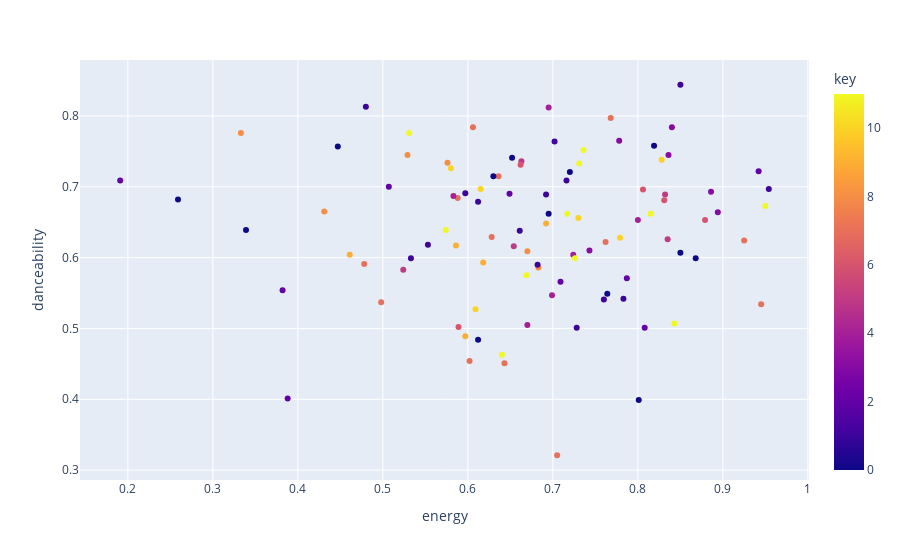

Notebook code cell kept with this figure:
### Code cell
def generate_colors(num_colors):
    import random
    # Generate a list of colors with sufficient contrast
    colors = []
    for i in range(num_colors):
        r = random.randint(0, 255)
        g = random.randint(0, 255)
        b = random.randint(0, 255)
        color = f'rgb({r}, {g}, {b})'
        colors.append(color)
    return colors

hover_columns = ['name', 'artist', 'added_at', 'tempo', 'valence']
fig = px.scatter(most_recently_added, x="energy", y='danceability', color='key', color_discrete_sequence=px.colors.qualitative.Bold, hover_data=hover_columns)
fig.show()

### Figure 1 — Plotly figure (JSON) as saved in the notebook; plotly's stock layout.template omitted (floating-point values rounded to 4 significant figures; data arrays with more than 128 entries replaced by an {"elided": "..."} marker saying what was removed)
{"data": [{"customdata": {"elided": "100x5 mixed values"}, "hovertemplate": "energy=%{x}<br>danceability=%{y}<br>name=%{customdata[0]}<br>artist=%{customdata[1]}<br>added_at=%{customdata[2]}<br>tempo=%{customdata[3]}<br>valence=%{customdata[4]}<br>key=%{marker.color}<extra></extra>", "legendgroup": "", "marker": {"color": [9, 9, 1, 5, 7, 11, 1, 8, 2, 2, 6, 7, 6, 9, 3, 11, 5, 1, 8, 0, 0, 3, 1, 11, 4, 1, 1, 7, 9, 0, 10, 4, 7, 1, 8, 4, 4, 0, 1, 11, 0, 3, 0, 7, 2, 10, 10, 0, 11, 4, 6, 4, 1, 7, 8, 8, 3, 2, 0, 11, 5, 5, 2, 7, 5, 11, 3, 6, 1, 6, 7, 9, 1, 11, 11, 2, 7, 7, 1, 11, 0, 1, 7, 2, 8, 7, 0, 2, 0, 3, 1, 10, 11, 0, 0, 10, 7, 1, 10, 2], "coloraxis": "coloraxis", "symbol": "circle"}, "mode": "markers", "name": "", "orientation": "v", "showlegend": false, "type": "scatter", "x": [0.597, 0.586, 0.702, 0.663, 0.588, 0.717, 0.85, 0.431, 0.808, 0.649, 0.662, 0.762, 0.589, 0.618, 0.743, 0.95, 0.832, 0.716, 0.333, 0.339, 0.819, 0.836, 0.48, 0.669, 0.67, 0.533, 0.553, 0.478, 0.692, 0.85, 0.779, 0.724, 0.606, 0.728, 0.576, 0.583, 0.8, 0.612, 0.612, 0.726, 0.447, 0.84, 0.801, 0.768, 0.507, 0.73, 0.609, 0.695, 0.731, 0.699, 0.831, 0.695, 0.954, 0.705, 0.683, 0.529, 0.778, 0.388, 0.764, 0.574, 0.835, 0.654, 0.787, 0.602, 0.524, 0.736, 0.894, 0.879, 0.783, 0.806, 0.628, 0.461, 0.682, 0.815, 0.64, 0.709, 0.925, 0.643, 0.597, 0.843, 0.652, 0.76, 0.636, 0.191, 0.67, 0.498, 0.63, 0.382, 0.259, 0.886, 0.692, 0.828, 0.531, 0.72, 0.868, 0.58, 0.945, 0.661, 0.615, 0.942], "xaxis": "x", "y": [0.489, 0.617, 0.764, 0.736, 0.684, 0.662, 0.844, 0.665, 0.501, 0.69, 0.731, 0.622, 0.502, 0.593, 0.61, 0.673, 0.689, 0.709, 0.776, 0.639, 0.758, 0.745, 0.813, 0.575, 0.505, 0.599, 0.618, 0.591, 0.648, 0.607, 0.628, 0.604, 0.784, 0.501, 0.734, 0.687, 0.653, 0.484, 0.679, 0.599, 0.757, 0.784, 0.399, 0.797, 0.7, 0.656, 0.527, 0.662, 0.733, 0.547, 0.681, 0.812, 0.697, 0.321, 0.586, 0.745, 0.765, 0.401, 0.549, 0.639, 0.626, 0.616, 0.571, 0.454, 0.583, 0.752, 0.664, 0.653, 0.542, 0.696, 0.629, 0.604, 0.59, 0.662, 0.463, 0.566, 0.624, 0.451, 0.691, 0.507, 0.741, 0.541, 0.715, 0.709, 0.609, 0.537, 0.715, 0.554, 0.682, 0.693, 0.689, 0.738, 0.776, 0.721, 0.599, 0.726, 0.534, 0.638, 0.697, 0.722], "yaxis": "y"}], "layout": {"coloraxis": {"colorbar": {"title": {"text": "key"}}, "colorscale": [[0, "#0d0887"], [0.1111, "#46039f"], [0.2222, "#7201a8"], [0.3333, "#9c179e"], [0.4444, "#bd3786"], [0.5556, "#d8576b"], [0.6667, "#ed7953"], [0.7778, "#fb9f3a"], [0.8889, "#fdca26"], [1, "#f0f921"]]}, "legend": {"tracegroupgap": 0}, "margin": {"t": 60}, "xaxis": {"anchor": "y", "domain": [0, 1], "title": {"text": "energy"}}, "yaxis": {"anchor": "x", "domain": [0, 1], "title": {"text": "danceability"}}}}
